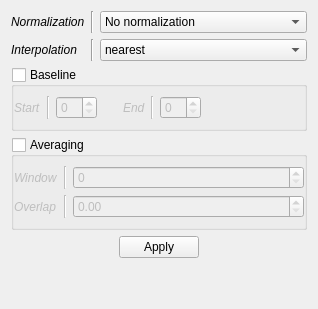
                    <widget class="QWidget" name="page">
                     <layout class="QGridLayout" name="gridLayout_3">
                      <item row="5" column="0" colspan="3">
                       <layout class="QHBoxLayout" name="horizontalLayout_6">
                        <property name="topMargin">
                         <number>0</number>
                        </property>
                        <item>
                         <spacer name="horizontalSpacer_20">
                          <property name="orientation">
                           <enum>Qt::Horizontal</enum>
                          </property>
                          <property name="sizeHint" stdset="0">
                           <size>
                            <width>40</width>
                            <height>20</height>
                           </size>
                          </property>
                         </spacer>
                        </item>
                        <item>
                         <widget class="QPushButton" name="_sig_tf_apply">
                          <property name="text">
                           <string>Apply</string>
                          </property>
                         </widget>
                        </item>
                        <item>
                         <spacer name="horizontalSpacer_21">
                          <property name="orientation">
                           <enum>Qt::Horizontal</enum>
                          </property>
                          <property name="sizeHint" stdset="0">
                           <size>
                            <width>40</width>
                            <height>20</height>
                           </size>
                          </property>
                         </spacer>
                        </item>
                       </layout>
                      </item>
                      <item row="0" column="1">
                       <widget class="Line" name="line_14">
                        <property name="orientation">
                         <enum>Qt::Vertical</enum>
                        </property>
                       </widget>
                      </item>
                      <item row="2" column="2">
                       <spacer name="horizontalSpacer_10">
                        <property name="orientation">
                         <enum>Qt::Horizontal</enum>
                        </property>
                        <property name="sizeHint" stdset="0">
                         <size>
                          <width>40</width>
                          <height>0</height>
                         </size>
                        </property>
                       </spacer>
                      </item>
                      <item row="0" column="0">
                       <widget class="QLabel" name="label_6">
                        <property name="font">
                         <font>
                          <italic>true</italic>
                         </font>
                        </property>
                        <property name="text">
                         <string>Normalization</string>
                        </property>
                       </widget>
                      </item>
                      <item row="3" column="0" colspan="3">
                       <widget class="QGroupBox" name="_sig_baseline">
                        <property name="title">
                         <string>Baseline</string>
                        </property>
                        <property name="checkable">
                         <bool>true</bool>
                        </property>
                        <property name="checked">
                         <bool>false</bool>
                        </property>
                        <layout class="QHBoxLayout" name="horizontalLayout_5">
                         <property name="leftMargin">
                          <number>0</number>
                         </property>
                         <property name="rightMargin">
                          <number>0</number>
                         </property>
                         <item>
                          <widget class="QLabel" name="label_13">
                           <property name="font">
                            <font>
                             <italic>true</italic>
                            </font>
                           </property>
                           <property name="text">
                            <string>Start</string>
                           </property>
                          </widget>
                         </item>
                         <item>
                          <widget class="Line" name="line_8">
                           <property name="orientation">
                            <enum>Qt::Vertical</enum>
                           </property>
                          </widget>
                         </item>
                         <item>
                          <widget class="QSpinBox" name="_sig_base_start"/>
                         </item>
                         <item>
                          <spacer name="horizontalSpacer_17">
                           <property name="orientation">
                            <enum>Qt::Horizontal</enum>
                           </property>
                           <property name="sizeType">
                            <enum>QSizePolicy::Fixed</enum>
                           </property>
                           <property name="sizeHint" stdset="0">
                            <size>
                             <width>20</width>
                             <height>20</height>
                            </size>
                           </property>
                          </spacer>
                         </item>
                         <item>
                          <widget class="QLabel" name="label_14">
                           <property name="font">
                            <font>
                             <italic>true</italic>
                            </font>
                           </property>
                           <property name="text">
                            <string>End</string>
                           </property>
                          </widget>
                         </item>
                         <item>
                          <widget class="Line" name="line_18">
                           <property name="orientation">
                            <enum>Qt::Vertical</enum>
                           </property>
                          </widget>
                         </item>
                         <item>
                          <widget class="QSpinBox" name="_sig_base_end"/>
                         </item>
                         <item>
                          <spacer name="horizontalSpacer_18">
                           <property name="orientation">
                            <enum>Qt::Horizontal</enum>
                           </property>
                           <property name="sizeHint" stdset="0">
                            <size>
                             <width>40</width>
                             <height>20</height>
                            </size>
                           </property>
                          </spacer>
                         </item>
                        </layout>
                       </widget>
                      </item>
                      <item row="4" column="0" colspan="3">
                       <widget class="QGroupBox" name="_sig_averaging">
                        <property name="title">
                         <string>Averaging</string>
                        </property>
                        <property name="checkable">
                         <bool>true</bool>
                        </property>
                        <property name="checked">
                         <bool>false</bool>
                        </property>
                        <layout class="QGridLayout" name="gridLayout_11">
                         <property name="leftMargin">
                          <number>0</number>
                         </property>
                         <property name="rightMargin">
                          <number>0</number>
                         </property>
                         <item row="1" column="2" colspan="2">
                          <widget class="QDoubleSpinBox" name="_sig_av_overlap">
                           <property name="maximum">
                            <double>0.800000000000000</double>
                           </property>
                           <property name="singleStep">
                            <double>0.100000000000000</double>
                           </property>
                          </widget>
                         </item>
                         <item row="1" column="0">
                          <widget class="QLabel" name="label_17">
                           <property name="font">
                            <font>
                             <italic>true</italic>
                            </font>
                           </property>
                           <property name="text">
                            <string>Overlap</string>
                           </property>
                          </widget>
                         </item>
                         <item row="0" column="2" colspan="2">
                          <widget class="QSpinBox" name="_sig_av_win"/>
                         </item>
                         <item row="0" column="0">
                          <widget class="QLabel" name="label_16">
                           <property name="font">
                            <font>
                             <italic>true</italic>
                            </font>
                           </property>
                           <property name="text">
                            <string>Window</string>
                           </property>
                          </widget>
                         </item>
                         <item row="1" column="1">
                          <widget class="Line" name="line_25">
                           <property name="orientation">
                            <enum>Qt::Vertical</enum>
                           </property>
                          </widget>
                         </item>
                         <item row="0" column="1">
                          <widget class="Line" name="line_24">
                           <property name="orientation">
                            <enum>Qt::Vertical</enum>
                           </property>
                          </widget>
                         </item>
                         <item row="2" column="2">
                          <spacer name="horizontalSpacer_19">
                           <property name="orientation">
                            <enum>Qt::Horizontal</enum>
                           </property>
                           <property name="sizeHint" stdset="0">
                            <size>
                             <width>40</width>
                             <height>0</height>
                            </size>
                           </property>
                          </spacer>
                         </item>
                        </layout>
                       </widget>
                      </item>
                      <item row="6" column="0">
                       <spacer name="verticalSpacer_3">
                        <property name="orientation">
                         <enum>Qt::Vertical</enum>
                        </property>
                        <property name="sizeHint" stdset="0">
                         <size>
                          <width>20</width>
                          <height>40</height>
                         </size>
                        </property>
                       </spacer>
                      </item>
                      <item row="0" column="2">
                       <widget class="QComboBox" name="_sig_norm">
                        <item>
                         <property name="text">
                          <string>No normalization</string>
                         </property>
                        </item>
                        <item>
                         <property name="text">
                          <string>Subtract the mean</string>
                         </property>
                        </item>
                        <item>
                         <property name="text">
                          <string>Divide by the mean</string>
                         </property>
                        </item>
                        <item>
                         <property name="text">
                          <string>Subtract then divide by the mean</string>
                         </property>
                        </item>
                        <item>
                         <property name="text">
                          <string>Z-score</string>
                         </property>
                        </item>
                       </widget>
                      </item>
                      <item row="1" column="0">
                       <widget class="QLabel" name="label_26">
                        <property name="font">
                         <font>
                          <italic>true</italic>
                         </font>
                        </property>
                        <property name="text">
                         <string>Interpolation</string>
                        </property>
                       </widget>
                      </item>
                      <item row="1" column="1">
                       <widget class="Line" name="line_26">
                        <property name="orientation">
                         <enum>Qt::Vertical</enum>
                        </property>
                       </widget>
                      </item>
                      <item row="1" column="2">
                       <widget class="QComboBox" name="_sig_tf_interp">
                        <item>
                         <property name="text">
                          <string>nearest</string>
                         </property>
                        </item>
                        <item>
                         <property name="text">
                          <string>bilinear</string>
                         </property>
                        </item>
                        <item>
                         <property name="text">
                          <string>quadric</string>
                         </property>
                        </item>
                        <item>
                         <property name="text">
                          <string>bicubic</string>
                         </property>
                        </item>
                        <item>
                         <property name="text">
                          <string>gaussian</string>
                         </property>
                        </item>
                        <item>
                         <property name="text">
                          <string>hanning</string>
                         </property>
                        </item>
                        <item>
                         <property name="text">
                          <string>hamming</string>
                         </property>
                        </item>
                        <item>
                         <property name="text">
                          <string>blackman</string>
                         </property>
                        </item>
                        <item>
                         <property name="text">
                          <string>kaiser</string>
                         </property>
                        </item>
                        <item>
                         <property name="text">
                          <string>hermite</string>
                         </property>
                        </item>
                        <item>
                         <property name="text">
                          <string>catrom</string>
                         </property>
                        </item>
                        <item>
                         <property name="text">
                          <string>mitchell</string>
                         </property>
                        </item>
                        <item>
                         <property name="text">
                          <string>spline16</string>
                         </property>
                        </item>
                        <item>
                         <property name="text">
                          <string>spline36</string>
                         </property>
                        </item>
                        <item>
                         <property name="text">
                          <string>bessel</string>
                         </property>
                        </item>
                        <item>
                         <property name="text">
                          <string>sinc</string>
                         </property>
                        </item>
                        <item>
                         <property name="text">
                          <string>lanczos</string>
                         </property>
                        </item>
                       </widget>
                      </item>
                     </layout>
                    </widget>
